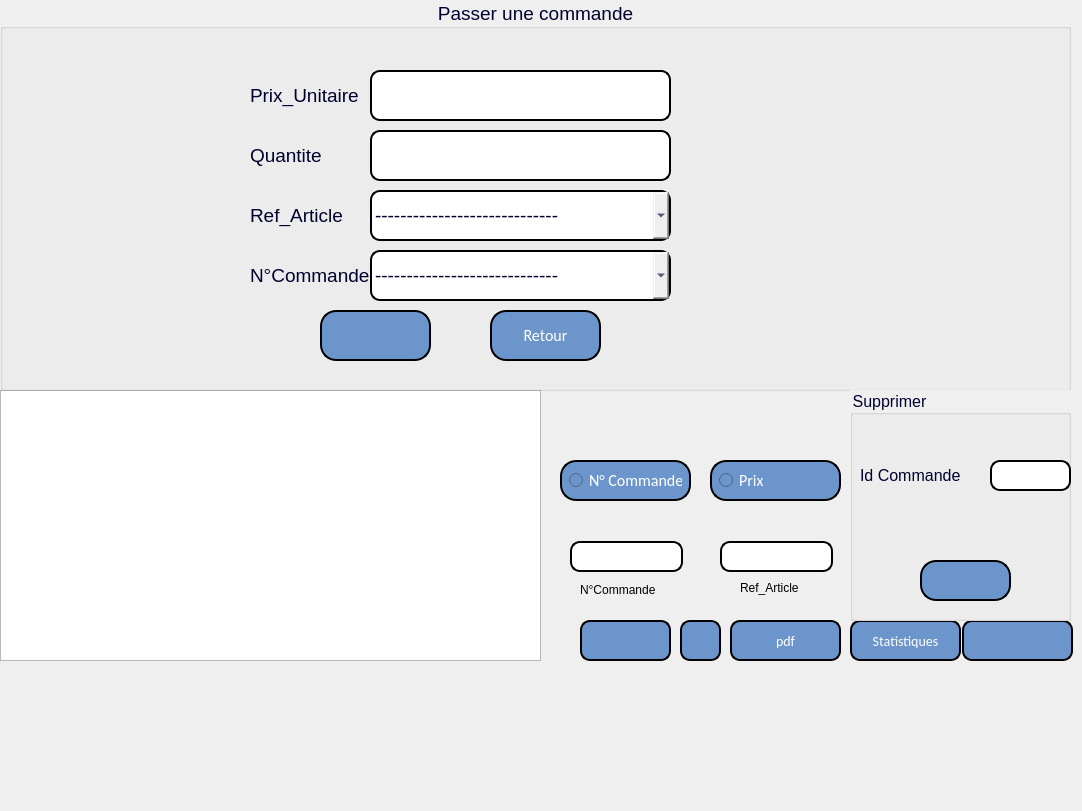
<?xml version="1.0" encoding="UTF-8"?>
<ui version="4.0">
 <class>passer</class>
 <widget class="QDialog" name="passer">
  <property name="geometry">
   <rect>
    <x>0</x>
    <y>0</y>
    <width>1082</width>
    <height>811</height>
   </rect>
  </property>
  <property name="windowTitle">
   <string>Dialog</string>
  </property>
  <widget class="QLabel" name="label">
   <property name="geometry">
    <rect>
     <x>0</x>
     <y>-10</y>
     <width>1101</width>
     <height>691</height>
    </rect>
   </property>
   <property name="text">
    <string/>
   </property>
   <property name="pixmap">
    <pixmap resource="resource.qrc">:/image/wt.jpg</pixmap>
   </property>
  </widget>
  <widget class="QTableView" name="tableView">
   <property name="geometry">
    <rect>
     <x>0</x>
     <y>390</y>
     <width>541</width>
     <height>271</height>
    </rect>
   </property>
  </widget>
  <widget class="QGroupBox" name="groupBox">
   <property name="geometry">
    <rect>
     <x>0</x>
     <y>0</y>
     <width>1071</width>
     <height>391</height>
    </rect>
   </property>
   <property name="styleSheet">
    <string notr="true">color: #00002d;

  font-size: 19px;</string>
   </property>
   <property name="title">
    <string>Passer une commande</string>
   </property>
   <property name="alignment">
    <set>Qt::AlignCenter</set>
   </property>
   <widget class="QComboBox" name="comboBox_5">
    <property name="geometry">
     <rect>
      <x>370</x>
      <y>250</y>
      <width>301</width>
      <height>51</height>
     </rect>
    </property>
    <property name="styleSheet">
     <string notr="true">border: 2px solid black;
border-radius: 10px;</string>
    </property>
    <item>
     <property name="text">
      <string>-----------------------------</string>
     </property>
    </item>
   </widget>
   <widget class="QComboBox" name="comboBox_4">
    <property name="geometry">
     <rect>
      <x>370</x>
      <y>190</y>
      <width>301</width>
      <height>51</height>
     </rect>
    </property>
    <property name="styleSheet">
     <string notr="true">border: 2px solid black;
border-radius: 10px;</string>
    </property>
    <item>
     <property name="text">
      <string>-----------------------------</string>
     </property>
    </item>
   </widget>
   <widget class="QLineEdit" name="N_fact_2">
    <property name="geometry">
     <rect>
      <x>370</x>
      <y>70</y>
      <width>301</width>
      <height>51</height>
     </rect>
    </property>
    <property name="layoutDirection">
     <enum>Qt::RightToLeft</enum>
    </property>
    <property name="styleSheet">
     <string notr="true">border: 2px solid black;
border-radius: 10px;</string>
    </property>
   </widget>
   <widget class="QLineEdit" name="N_fact_3">
    <property name="geometry">
     <rect>
      <x>370</x>
      <y>130</y>
      <width>301</width>
      <height>51</height>
     </rect>
    </property>
    <property name="layoutDirection">
     <enum>Qt::RightToLeft</enum>
    </property>
    <property name="styleSheet">
     <string notr="true">border: 2px solid black;
border-radius: 10px;</string>
    </property>
   </widget>
   <widget class="QPushButton" name="pushButton_Ajouter_2">
    <property name="geometry">
     <rect>
      <x>320</x>
      <y>310</y>
      <width>111</width>
      <height>51</height>
     </rect>
    </property>
    <property name="layoutDirection">
     <enum>Qt::RightToLeft</enum>
    </property>
    <property name="styleSheet">
     <string notr="true"> border: 2px solid black;
border-radius: 10px;
  color: white;
  padding: 20px;
  text-align: center;
  
font-family:calibri;
  display: inline-block;
  font-size: 16px;
 
  border-radius : 16px;
background-color:rgb(108, 149, 203)</string>
    </property>
    <property name="text">
     <string/>
    </property>
    <property name="icon">
     <iconset resource="resource.qrc">
      <normaloff>:/image/icons8-add-50.png</normaloff>:/image/icons8-add-50.png</iconset>
    </property>
    <property name="iconSize">
     <size>
      <width>30</width>
      <height>30</height>
     </size>
    </property>
   </widget>
   <widget class="QPushButton" name="pushButton">
    <property name="geometry">
     <rect>
      <x>490</x>
      <y>310</y>
      <width>111</width>
      <height>51</height>
     </rect>
    </property>
    <property name="styleSheet">
     <string notr="true"> border: 2px solid black;
border-radius: 10px;
  color: white;
  padding: 10px;
  text-align: center;
  
font-family:calibri;
  display: inline-block;
  font-size: 16px;
 
  border-radius : 16px;
background-color:rgb(108, 149, 203)</string>
    </property>
    <property name="text">
     <string>Retour</string>
    </property>
   </widget>
   <widget class="QLabel" name="label_2">
    <property name="geometry">
     <rect>
      <x>250</x>
      <y>80</y>
      <width>111</width>
      <height>31</height>
     </rect>
    </property>
    <property name="text">
     <string>Prix_Unitaire</string>
    </property>
   </widget>
   <widget class="QLabel" name="label_3">
    <property name="geometry">
     <rect>
      <x>250</x>
      <y>130</y>
      <width>111</width>
      <height>51</height>
     </rect>
    </property>
    <property name="text">
     <string>Quantite</string>
    </property>
   </widget>
   <widget class="QLabel" name="label_5">
    <property name="geometry">
     <rect>
      <x>250</x>
      <y>200</y>
      <width>111</width>
      <height>31</height>
     </rect>
    </property>
    <property name="text">
     <string>Ref_Article</string>
    </property>
   </widget>
   <widget class="QLabel" name="label_6">
    <property name="geometry">
     <rect>
      <x>250</x>
      <y>250</y>
      <width>121</width>
      <height>51</height>
     </rect>
    </property>
    <property name="text">
     <string>N°Commande</string>
    </property>
   </widget>
  </widget>
  <widget class="QLabel" name="label_4">
   <property name="geometry">
    <rect>
     <x>890</x>
     <y>-10</y>
     <width>211</width>
     <height>211</height>
    </rect>
   </property>
   <property name="text">
    <string/>
   </property>
   <property name="pixmap">
    <pixmap resource="resource.qrc">:/image/Capture d’écran 2022-04-06 014158.png</pixmap>
   </property>
   <property name="scaledContents">
    <bool>true</bool>
   </property>
   <property name="openExternalLinks">
    <bool>false</bool>
   </property>
  </widget>
  <widget class="QPushButton" name="pdf">
   <property name="geometry">
    <rect>
     <x>730</x>
     <y>620</y>
     <width>111</width>
     <height>41</height>
    </rect>
   </property>
   <property name="styleSheet">
    <string notr="true"> border: 2px solid black;
border-radius: 10px;
  color: white;
  padding: 8px;
  text-align: center;
  
font-family:calibri;
  display: inline-block;
  font-size: 14px;
 
  border-radius : 10px;
background-color:rgb(108, 149, 203)</string>
   </property>
   <property name="text">
    <string>pdf</string>
   </property>
   <property name="icon">
    <iconset resource="resource.qrc">
     <normaloff>:/image/icons8-pdf-50.png</normaloff>:/image/icons8-pdf-50.png</iconset>
   </property>
  </widget>
  <widget class="QPushButton" name="Statistiques">
   <property name="geometry">
    <rect>
     <x>850</x>
     <y>620</y>
     <width>111</width>
     <height>41</height>
    </rect>
   </property>
   <property name="styleSheet">
    <string notr="true"> border: 2px solid black;
border-radius: 10px;
  color: white;
  padding: 8px;
  text-align: center;
  
font-family:calibri;
  display: inline-block;
  font-size: 14px;
 
  border-radius : 10px;
background-color:rgb(108, 149, 203)</string>
   </property>
   <property name="text">
    <string>Statistiques</string>
   </property>
   <property name="icon">
    <iconset resource="resource.qrc">
     <normaloff>:/image/icons8-pie-chart-report-50.png</normaloff>:/image/icons8-pie-chart-report-50.png</iconset>
   </property>
   <property name="iconSize">
    <size>
     <width>30</width>
     <height>30</height>
    </size>
   </property>
  </widget>
  <widget class="QPushButton" name="Atualiser">
   <property name="geometry">
    <rect>
     <x>680</x>
     <y>620</y>
     <width>41</width>
     <height>41</height>
    </rect>
   </property>
   <property name="styleSheet">
    <string notr="true"> border: 2px solid black;
border-radius: 10px;
  color: white;
  padding: 8px;
  text-align: center;
  
font-family:calibri;
  display: inline-block;
  font-size: 14px;
 
  border-radius : 10px;
background-color:rgb(108, 149, 203)</string>
   </property>
   <property name="text">
    <string/>
   </property>
   <property name="icon">
    <iconset resource="resource.qrc">
     <normaloff>:/image/icons8-synchronize-48.png</normaloff>:/image/icons8-synchronize-48.png</iconset>
   </property>
   <property name="iconSize">
    <size>
     <width>30</width>
     <height>30</height>
    </size>
   </property>
  </widget>
  <widget class="QPushButton" name="quitter">
   <property name="geometry">
    <rect>
     <x>962</x>
     <y>620</y>
     <width>111</width>
     <height>41</height>
    </rect>
   </property>
   <property name="styleSheet">
    <string notr="true"> border: 2px solid black;
border-radius: 10px;
  color: white;
  padding: 8px;
  text-align: center;
  
font-family:calibri;
  display: inline-block;
  font-size: 14px;
 
  border-radius : 10px;
background-color:rgb(108, 149, 203)</string>
   </property>
   <property name="text">
    <string/>
   </property>
   <property name="icon">
    <iconset resource="resource.qrc">
     <normaloff>:/image/icons8-log-out-64.png</normaloff>:/image/icons8-log-out-64.png</iconset>
   </property>
   <property name="iconSize">
    <size>
     <width>30</width>
     <height>30</height>
    </size>
   </property>
  </widget>
  <widget class="QGroupBox" name="groupBox_8">
   <property name="geometry">
    <rect>
     <x>850</x>
     <y>390</y>
     <width>221</width>
     <height>231</height>
    </rect>
   </property>
   <property name="autoFillBackground">
    <bool>true</bool>
   </property>
   <property name="styleSheet">
    <string notr="true">color: #00002d;
  font-size: 16px;</string>
   </property>
   <property name="title">
    <string>Supprimer</string>
   </property>
   <widget class="QLabel" name="label_8">
    <property name="geometry">
     <rect>
      <x>10</x>
      <y>70</y>
      <width>111</width>
      <height>31</height>
     </rect>
    </property>
    <property name="text">
     <string>Id Commande</string>
    </property>
   </widget>
   <widget class="QPushButton" name="supprimer">
    <property name="geometry">
     <rect>
      <x>70</x>
      <y>170</y>
      <width>91</width>
      <height>41</height>
     </rect>
    </property>
    <property name="styleSheet">
     <string notr="true"> border: 2px solid black;
border-radius: 10px;
  color: white;
  padding: 20px;
  text-align: center;
  
font-family:calibri;
  display: inline-block;
  font-size: 16px;
 
  border-radius : 16px;
background-color:rgb(108, 149, 203)</string>
    </property>
    <property name="text">
     <string/>
    </property>
    <property name="icon">
     <iconset resource="resource.qrc">
      <normaloff>:/image/icons8-delete-64.png</normaloff>:/image/icons8-delete-64.png</iconset>
    </property>
    <property name="iconSize">
     <size>
      <width>40</width>
      <height>40</height>
     </size>
    </property>
   </widget>
   <widget class="QLineEdit" name="num_sup">
    <property name="geometry">
     <rect>
      <x>140</x>
      <y>70</y>
      <width>81</width>
      <height>31</height>
     </rect>
    </property>
    <property name="styleSheet">
     <string notr="true">border: 2px solid black;
border-radius: 10px;</string>
    </property>
   </widget>
  </widget>
  <widget class="QRadioButton" name="radioButton">
   <property name="geometry">
    <rect>
     <x>560</x>
     <y>460</y>
     <width>131</width>
     <height>41</height>
    </rect>
   </property>
   <property name="styleSheet">
    <string notr="true"> border: 2px solid black;
border-radius: 10px;
  color: white;
  padding: 7px;
  text-align: center;
  
font-family:calibri;
  display: inline-block;
  font-size: 16px;
 
  border-radius : 16px;
background-color:rgb(108, 149, 203)</string>
   </property>
   <property name="text">
    <string>N° Commande</string>
   </property>
  </widget>
  <widget class="QRadioButton" name="radioButton_2">
   <property name="geometry">
    <rect>
     <x>710</x>
     <y>460</y>
     <width>131</width>
     <height>41</height>
    </rect>
   </property>
   <property name="styleSheet">
    <string notr="true"> border: 2px solid black;
border-radius: 10px;
  color: white;
  padding: 7px;
  text-align: center;
  
font-family:calibri;
  display: inline-block;
  font-size: 16px;
 
  border-radius : 16px;
background-color:rgb(108, 149, 203)</string>
   </property>
   <property name="text">
    <string>Prix</string>
   </property>
  </widget>
  <widget class="QLineEdit" name="lineEdit">
   <property name="geometry">
    <rect>
     <x>570</x>
     <y>541</y>
     <width>113</width>
     <height>31</height>
    </rect>
   </property>
   <property name="styleSheet">
    <string notr="true">border: 2px solid black;
border-radius: 10px;</string>
   </property>
  </widget>
  <widget class="QLineEdit" name="lineEdit_2">
   <property name="geometry">
    <rect>
     <x>720</x>
     <y>541</y>
     <width>113</width>
     <height>31</height>
    </rect>
   </property>
   <property name="styleSheet">
    <string notr="true">border: 2px solid black;
border-radius: 10px;</string>
   </property>
  </widget>
  <widget class="QPushButton" name="recherche_button">
   <property name="geometry">
    <rect>
     <x>580</x>
     <y>620</y>
     <width>91</width>
     <height>41</height>
    </rect>
   </property>
   <property name="font">
    <font>
     <family>calibri</family>
     <pointsize>-1</pointsize>
     <weight>75</weight>
     <bold>true</bold>
    </font>
   </property>
   <property name="autoFillBackground">
    <bool>false</bool>
   </property>
   <property name="styleSheet">
    <string notr="true"> border: 2px solid black;
border-radius: 10px;
  color: white;
  padding: 10px;
  text-align: center;
  
font-family:calibri;
  display: inline-block;
  font-size: 14px;
 
  border-radius : 10px;
background-color:rgb(108, 149, 203)</string>
   </property>
   <property name="text">
    <string/>
   </property>
   <property name="icon">
    <iconset resource="resource.qrc">
     <normaloff>:/image/icons8-search-64 (2).png</normaloff>:/image/icons8-search-64 (2).png</iconset>
   </property>
   <property name="iconSize">
    <size>
     <width>22</width>
     <height>22</height>
    </size>
   </property>
  </widget>
  <widget class="QLabel" name="label_7">
   <property name="geometry">
    <rect>
     <x>580</x>
     <y>580</y>
     <width>91</width>
     <height>20</height>
    </rect>
   </property>
   <property name="text">
    <string>N°Commande</string>
   </property>
  </widget>
  <widget class="QLabel" name="label_9">
   <property name="geometry">
    <rect>
     <x>740</x>
     <y>580</y>
     <width>71</width>
     <height>16</height>
    </rect>
   </property>
   <property name="text">
    <string>Ref_Article</string>
   </property>
  </widget>
 </widget>
 <resources>
  <include location="resource.qrc"/>
 </resources>
 <connections/>
</ui>
